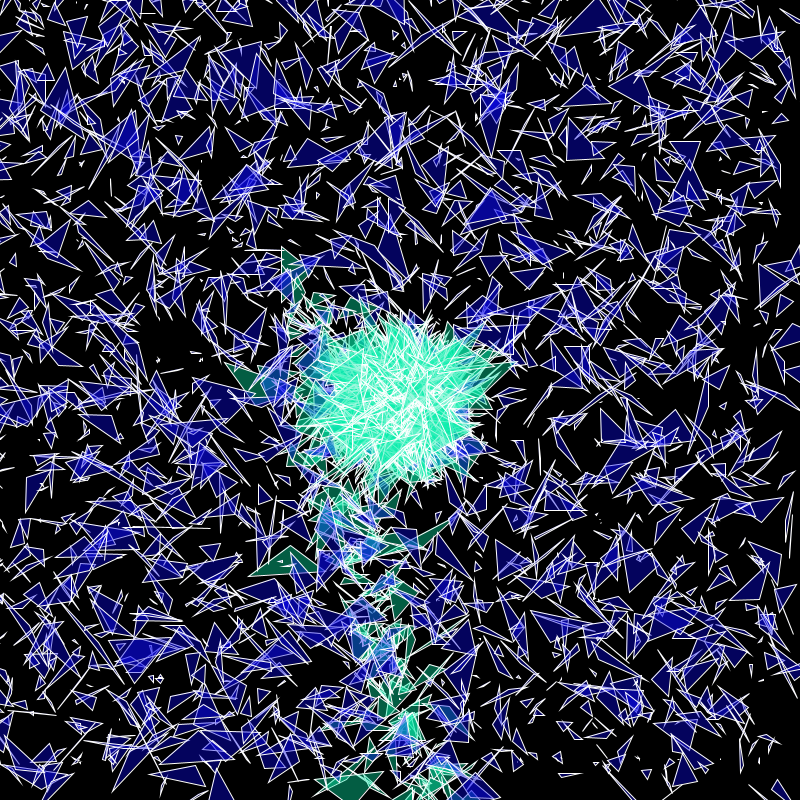
Frame 1 (no input)
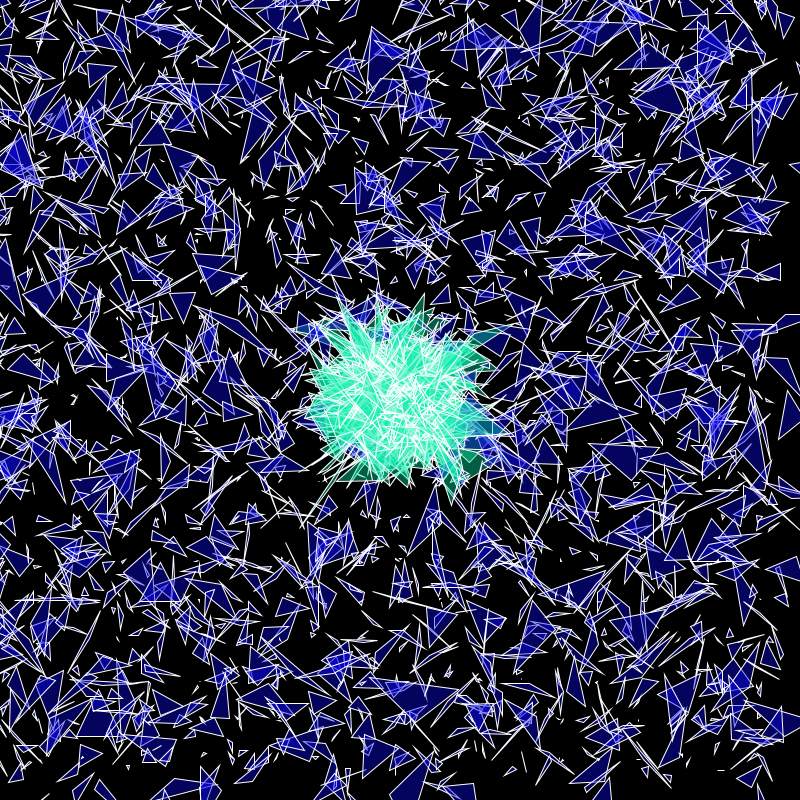
Frame 2 (the mouse pressed at the canvas centre, redrawn once)

The Processing sketch that drew these frames (run headless with seeded random() and noise(); the mouse was pressed at the canvas centre and the sketch redrawn once):

// Processing sketch: triangle_vector
// ── triangle_vector.pde
PVector location;
PVector velocity;
// if press mouse, it regenerates triangle pattern

void setup() {
  size(800, 800);
  smooth();
  noLoop();
  frameRate(1);
  location = new PVector(300, 300);
  velocity = new PVector(2.5, 10);
}

void draw() {
  noFill();
  stroke(0);
  background(0
  );
  int block=20; //number of blocks per canvas, the more blocks the more dense the triangles
  int xblock=height/block;
  int yblock=width/block;
  TriangleBlock t=new TriangleBlock();
  for (int x=0; x< height; x+=xblock) {
    for (int y=0; y< width; y+=yblock) {
      PVector center = new PVector(width/2, height/2);
      location.add(velocity);

      PVector line = PVector.sub(center, location);   // Calculate direction of force

      float len = line.mag();
      println(len);

      if (len < 800) {
        velocity.mult(1);
      } 
      stroke (255);
      fill (7, 237, 170, 100);
      t.generate1(center.x, center.y);
      t.generate1(location.x, location.y);
fill (10, 7, 237, 100);
     t.generate1(x, y);
     //t.generate2(x,y);
    }
  }
}

void mousePressed() {
  noLoop();
}

void mouseReleased() {
  loop();
}


// ── TriangleBlock.pde
class TriangleBlock {
  float max_triangles=5; //number of triangles per block
  
  void generate1(float xo, float yo){
    for (float i=0; i<max_triangles; i++){
      float rng=int(random(0,50)); //random range per triangle leg
      float x1=int(random(xo-rng, xo+rng));
      float y1=int(random(yo-rng, yo+rng));
      float x2=int(random(x1-rng, x1+rng));
      float y2=int(random(y1-rng, y1+rng));
      float x3=int(random(x2-rng, x2+rng));
      float y3=int(random(y2-rng, y2+rng));
      triangle(x1, y1, x2, y2, x3, y3);
      println("xo: "+xo+" x1:"+x1+" y1:"+y1+" x2:"+x2+" y2:"+y2+" x3:"+x3+" y3:"+y3);
    }
  }
  
  void generate2(int xo, int yo){
    for (int i=0; i<max_triangles; i++){
      int rng=int(random(0,100)); //random range per triangle leg
      int x1=int(random(xo-rng, xo+rng));
      int y1=int(random(yo-rng, yo+rng));
      rng=int(random(0,30)); //random range per triangle leg
      int x2=int(random(x1-rng, x1+rng));
      int y2=int(random(y1-rng, y1+rng));
      rng=int(random(0,50)); //random range per triangle leg
      int x3=int(random(x2-rng, x2+rng));
      int y3=int(random(y2-rng, y2+rng));
      triangle(x1, y1, x2, y2, x3, y3);
      println("xo: "+xo+" x1:"+x1+" y1:"+y1+" x2:"+x2+" y2:"+y2+" x3:"+x3+" y3:"+y3);
    }
  }
}
